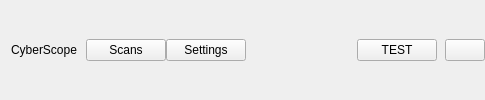
     <widget class="QWidget" name="TopBar" native="true">
      <layout class="QGridLayout" name="gridLayout_8" columnstretch="1,1,3,12,0">
       <property name="leftMargin">
        <number>11</number>
       </property>
       <property name="topMargin">
        <number>0</number>
       </property>
       <property name="rightMargin">
        <number>0</number>
       </property>
       <property name="bottomMargin">
        <number>0</number>
       </property>
       <property name="spacing">
        <number>0</number>
       </property>
       <item row="0" column="3">
        <spacer name="horizontalSpacer">
         <property name="orientation">
          <enum>Qt::Horizontal</enum>
         </property>
         <property name="sizeHint" stdset="0">
          <size>
           <width>40</width>
           <height>20</height>
          </size>
         </property>
        </spacer>
       </item>
       <item row="0" column="4">
        <layout class="QGridLayout" name="gridLayout">
         <property name="horizontalSpacing">
          <number>8</number>
         </property>
         <item row="0" column="0">
          <widget class="QPushButton" name="LogedInUserBtn">
           <property name="text">
            <string>TEST</string>
           </property>
          </widget>
         </item>
         <item row="0" column="1">
          <widget class="QPushButton" name="LogedUserBtn">
           <property name="text">
            <string/>
           </property>
          </widget>
         </item>
        </layout>
       </item>
       <item row="0" column="2">
        <layout class="QGridLayout" name="gridLayout_6">
         <property name="spacing">
          <number>0</number>
         </property>
         <item row="0" column="0">
          <widget class="QPushButton" name="ScansTopBarBtn">
           <property name="text">
            <string>Scans</string>
           </property>
           <property name="checkable">
            <bool>true</bool>
           </property>
           <property name="autoExclusive">
            <bool>true</bool>
           </property>
          </widget>
         </item>
         <item row="0" column="2">
          <widget class="QPushButton" name="SettingsTopBarBtn">
           <property name="text">
            <string>Settings</string>
           </property>
           <property name="checkable">
            <bool>true</bool>
           </property>
           <property name="autoExclusive">
            <bool>true</bool>
           </property>
          </widget>
         </item>
         <item row="0" column="1">
          <spacer name="horizontalSpacer_7">
           <property name="orientation">
            <enum>Qt::Horizontal</enum>
           </property>
           <property name="sizeHint" stdset="0">
            <size>
             <width>40</width>
             <height>20</height>
            </size>
           </property>
          </spacer>
         </item>
        </layout>
       </item>
       <item row="0" column="0">
        <widget class="QLabel" name="CyberScopeLabel">
         <property name="text">
          <string>CyberScope</string>
         </property>
        </widget>
       </item>
       <item row="0" column="1">
        <spacer name="horizontalSpacer_5">
         <property name="orientation">
          <enum>Qt::Horizontal</enum>
         </property>
         <property name="sizeHint" stdset="0">
          <size>
           <width>40</width>
           <height>20</height>
          </size>
         </property>
        </spacer>
       </item>
      </layout>
     </widget>
